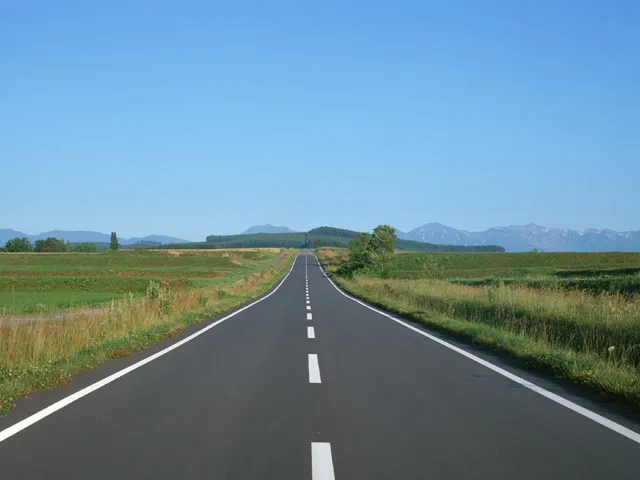
#> input picture scripts/image/road_camera.jpg, 640 x 480 px
$ python 10_BEV.py
#> lines starting #> are read from the running program, lines starting #| are printed output that depends on the picture
#> in display_image, source is the input picture: shape (480, 640, 3); mean B, G, R 156.2, 139.7, 106.5
import cv2
import numpy as np
import math

PI = 3.1415926

frameWidth = 640
frameHeight = 720

def update_perspective(val,source):

#> called with val = 0
    alpha = (cv2.getTrackbarPos("Alpha", "Result") - 90) * PI / 180
    beta = (cv2.getTrackbarPos("Beta", "Result") - 90) * PI / 180
    gamma = (cv2.getTrackbarPos("Gamma", "Result") - 90) * PI / 180
    focalLength = cv2.getTrackbarPos("f", "Result")
    dist = cv2.getTrackbarPos("Distance", "Result")

    image_size = (frameWidth, frameHeight)
    w, h = image_size

    A1 = np.array([[1, 0, -w / 2],
                [0, 1, -h / 2],
                [0, 0, 0],
                [0, 0, 1]], dtype=np.float32)

    RX = np.array([[1, 0, 0, 0],
                [0, math.cos(alpha), -math.sin(alpha), 0],
                [0, math.sin(alpha), math.cos(alpha), 0],
                [0, 0, 0, 1]], dtype=np.float32)

    RY = np.array([[math.cos(beta), 0, -math.sin(beta), 0],
                [0, 1, 0, 0],
                [math.sin(beta), 0, math.cos(beta), 0],
                [0, 0, 0, 1]], dtype=np.float32)

    RZ = np.array([[math.cos(gamma), -math.sin(gamma), 0, 0],
                [math.sin(gamma), math.cos(gamma), 0, 0],
                [0, 0, 1, 0],
                [0, 0, 0, 1]], dtype=np.float32)

    R = np.dot(np.dot(RX, RY), RZ)

    T = np.array([[1, 0, 0, 0],
                [0, 1, 0, 0],
                [0, 0, 1, dist],
                [0, 0, 0, 1]], dtype=np.float32)

    K = np.array([[focalLength, 0, w / 2, 0],
                [0, focalLength, h / 2, 0],
                [0, 0, 1, 0]], dtype=np.float32)

    transformationMat = np.dot(np.dot(np.dot(K, T), R), A1)

    destination = cv2.warpPerspective(source, transformationMat, image_size, flags=cv2.INTER_CUBIC + cv2.WARP_INVERSE_MAP)
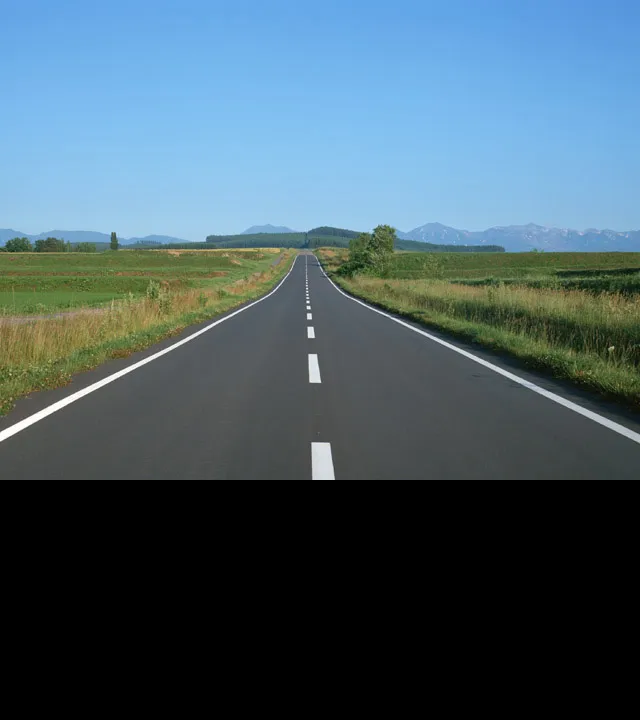
#> destination: shape (720, 640, 3); mean B, G, R 104.1, 93.1, 71

    cv2.imshow("Result", destination)

def constant_perspective(val,source):
    alpha = (val[0]- 90) * PI / 180
    beta = (val[1]- 90) * PI / 180
    gamma = (val[2]- 90) * PI / 180
    focalLength = val[3]
    dist = val[4]

    image_size = (frameWidth, frameHeight)
    w, h = image_size

    A1 = np.array([[1, 0, -w / 2],
                [0, 1, -h / 2],
                [0, 0, 0],
                [0, 0, 1]], dtype=np.float32)

    RX = np.array([[1, 0, 0, 0],
                [0, math.cos(alpha), -math.sin(alpha), 0],
                [0, math.sin(alpha), math.cos(alpha), 0],
                [0, 0, 0, 1]], dtype=np.float32)

    RY = np.array([[math.cos(beta), 0, -math.sin(beta), 0],
                [0, 1, 0, 0],
                [math.sin(beta), 0, math.cos(beta), 0],
                [0, 0, 0, 1]], dtype=np.float32)

    RZ = np.array([[math.cos(gamma), -math.sin(gamma), 0, 0],
                [math.sin(gamma), math.cos(gamma), 0, 0],
                [0, 0, 1, 0],
                [0, 0, 0, 1]], dtype=np.float32)

    R = np.dot(np.dot(RX, RY), RZ)

    T = np.array([[1, 0, 0, 0],
                [0, 1, 0, 0],
                [0, 0, 1, dist],
                [0, 0, 0, 1]], dtype=np.float32)

    K = np.array([[focalLength, 0, w / 2, 0],
                [0, focalLength, h / 2, 0],
                [0, 0, 1, 0]], dtype=np.float32)

    transformationMat = np.dot(np.dot(np.dot(K, T), R), A1)

    destination = cv2.warpPerspective(source, transformationMat, image_size, flags=cv2.INTER_CUBIC + cv2.WARP_INVERSE_MAP)
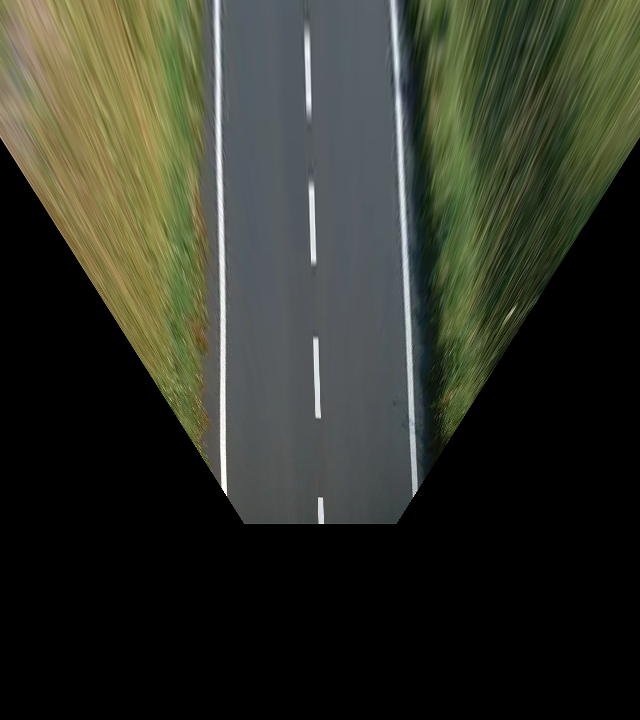
#> destination: shape (720, 640, 3); mean B, G, R 40.5, 51.3, 48.6

    cv2.imshow("Constant_Result", destination)

def display_image():

    source = cv2.imread('./image/road_camera.jpg')  # Replace with your image file path

    cv2.namedWindow("Result", cv2.WINDOW_NORMAL)
    cv2.namedWindow("Constant_Result", cv2.WINDOW_NORMAL)

    cv2.createTrackbar("Alpha", "Result", 90, 180, update_perspective)
    cv2.createTrackbar("Beta", "Result", 90, 180, update_perspective)
    cv2.createTrackbar("Gamma", "Result", 90, 180, update_perspective)
    cv2.createTrackbar("f", "Result", 500, 2000, update_perspective)
    cv2.createTrackbar("Distance", "Result", 500, 2000, update_perspective)

    # get_parameters
    update_perspective(0,source)

    # get_BEV_image
    constant_perspective([10,90,90,500,280],source)

display_image()

cv2.waitKey(0)
cv2.destroyAllWindows()
